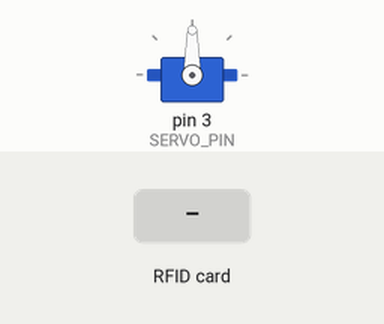
The sketch below on a simulated Arduino Uno, built with avr-gcc and run on an emulated ATmega328P. Shown: servo. Inputs (shaded band) come from the test bench. What the sketch prints to the serial monitor is not drawn.

Above: at 1.2 s.
1.3 s: RFID card D9 42 BD 55 held to the reader
At 1.76 s:
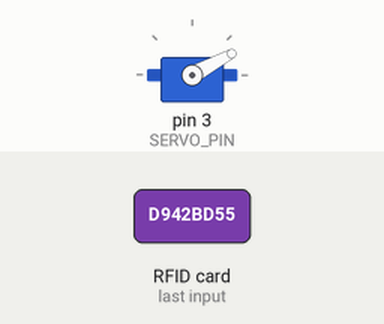
At 9.4 s:
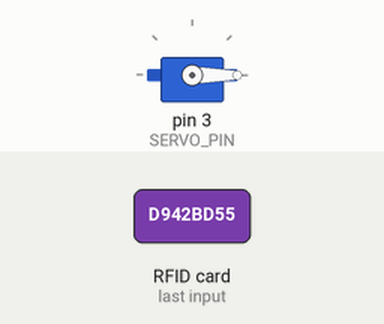
Timing chart, 0 to 10.3 s (numbered marks = the images above; inputs shaded):
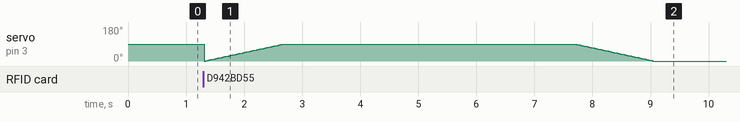

The sketch:

main.ino
```cpp
#include <SPI.h>
#include <MFRC522.h>
#include <Servo.h>

#define SS_PIN 10
#define RST_PIN 9
#define SERVO_PIN 3
#define LOCK_ANGLE 90

MFRC522 mfrc522(SS_PIN, RST_PIN);   // Create MFRC522 instance.
Servo myservo; //define servo name

void setup()
{
  Serial.begin(9600);   // Initiate a serial communication
  Serial.println("Initializing...");
  SPI.begin();      // Initiate  SPI bus
  mfrc522.PCD_Init();   // Initiate MFRC522
  myservo.attach(SERVO_PIN); //servo pin
  Serial.println("Done");

  Serial.println("Put your card to the reader...");
  Serial.println();
}

void loop()
{
  // Detect for a card
  if ( ! mfrc522.PICC_IsNewCardPresent())
  {
    return;
  }
  // Read from the detected card
  if ( ! mfrc522.PICC_ReadCardSerial())
  {
    return;
  }

  //Show UID on serial monitor
  Serial.print("UID tag :");
  String content= "";
  byte letter;
  for (byte i = 0; i < mfrc522.uid.size; i++)
  {
     Serial.print(mfrc522.uid.uidByte[i] < 0x10 ? " 0" : " ");
     Serial.print(mfrc522.uid.uidByte[i], HEX);
     content.concat(String(mfrc522.uid.uidByte[i] < 0x10 ? " 0" : " "));
     content.concat(String(mfrc522.uid.uidByte[i], HEX));
  }
  Serial.println();
  Serial.print("Message : ");
  content.toUpperCase();
  if (content.substring(1) == "D9 42 BD 55") //change here the UID of the card/cards that you want to give access
  {
    Serial.println("Authorized access");
    Serial.println();
    spinServo(0,LOCK_ANGLE,1,15);
    printDelay(5000);
    spinServo(LOCK_ANGLE,0,1,15);
    Serial.println("");
  }
  else {
    Serial.println(" Access denied");
    Serial.println("");
  }

  Serial.println("Put your card to the reader...");
}

void printDelay(int delayms){
  int count = delayms / 1000;
  if(count >= 1){
    Serial.print("Waiting : ");
    for(count; count > 0; count-=1){
      Serial.print(" ");
      Serial.print(count);
      delay(1000);
    }
    Serial.println("");
  }
  delay(delayms%1000);
}
void spinServo(int posstart, int posend, int degree, int delayms){
    int pos = posstart;
    if (posstart < posend){
      Serial.print("Opening Door:");
      for (pos; pos <= posend; pos += degree) { // goes from start to end in steps of degree
        myservo.write(pos);                     // tell servo to go to position in variable 'pos'
        delay(delayms);  // waits 15ms for the servo to reach the position
        if (pos%10==0){
          Serial.print(" .");
        }
      }
      Serial.println(" !");
    }else{
      Serial.print("Closing Door:");
      for (pos; pos >= posend; pos -= degree) { // goes from start to end in steps of degree
        myservo.write(pos);                     // tell servo to go to position in variable 'pos'
        delay(delayms);  // waits 15ms for the servo to reach the position
        if (pos%10==0) {
          Serial.print(" .");
        }
      }
      Serial.println(" !");
    }

}
```
